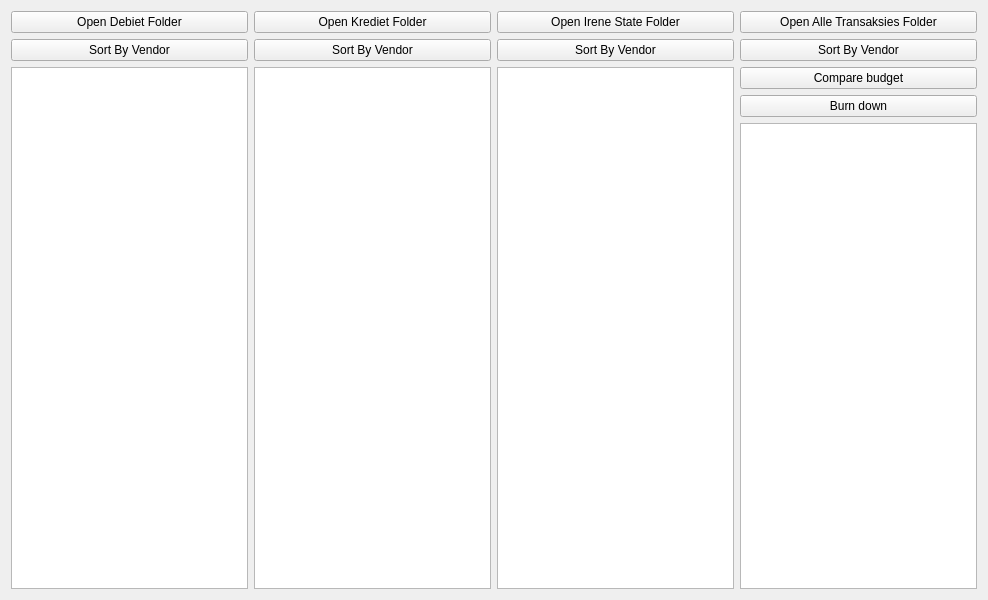
<?xml version="1.0" encoding="UTF-8"?>
<ui version="4.0">
 <class>StateMainWindow</class>
 <widget class="QWidget" name="StateMainWindow">
  <property name="geometry">
   <rect>
    <x>0</x>
    <y>0</y>
    <width>988</width>
    <height>600</height>
   </rect>
  </property>
  <property name="windowTitle">
   <string>StateMainWindow</string>
  </property>
  <layout class="QGridLayout" name="gridLayout">
   <item row="0" column="0">
    <layout class="QVBoxLayout" name="verticalLayout">
     <item>
      <layout class="QHBoxLayout" name="horizontalLayout">
       <item>
        <layout class="QVBoxLayout" name="DebietVerticalLayout">
         <item>
          <widget class="QPushButton" name="buttonDebietOpenFolder">
           <property name="text">
            <string>Open Debiet Folder</string>
           </property>
          </widget>
         </item>
         <item>
          <widget class="QPushButton" name="buttonDebietSortVendor">
           <property name="text">
            <string>Sort By Vendor</string>
           </property>
          </widget>
         </item>
         <item>
          <widget class="QListView" name="ListViewDebietFiles"/>
         </item>
        </layout>
       </item>
       <item>
        <layout class="QVBoxLayout" name="KredietVerticalLayout">
         <item>
          <widget class="QPushButton" name="buttonKredietOpenFolder">
           <property name="text">
            <string>Open Krediet Folder</string>
           </property>
          </widget>
         </item>
         <item>
          <widget class="QPushButton" name="buttonKredietSortVendor">
           <property name="text">
            <string>Sort By Vendor</string>
           </property>
          </widget>
         </item>
         <item>
          <widget class="QListView" name="ListViewKredietFiles"/>
         </item>
        </layout>
       </item>
       <item>
        <layout class="QVBoxLayout" name="IreneStateVerticalLayout">
         <item>
          <widget class="QPushButton" name="buttonIreneOpenFolder">
           <property name="text">
            <string>Open Irene State Folder</string>
           </property>
          </widget>
         </item>
         <item>
          <widget class="QPushButton" name="buttonIreneSortVendor">
           <property name="text">
            <string>Sort By Vendor</string>
           </property>
          </widget>
         </item>
         <item>
          <widget class="QListView" name="listViewIrene"/>
         </item>
        </layout>
       </item>
       <item>
        <layout class="QVBoxLayout" name="AlleTransaskiesVerticalLayout">
         <item>
          <widget class="QPushButton" name="buttonAlleTranOpenFolder">
           <property name="text">
            <string>Open Alle Transaksies Folder</string>
           </property>
          </widget>
         </item>
         <item>
          <widget class="QPushButton" name="buttonAlleSortVendor">
           <property name="text">
            <string>Sort By Vendor</string>
           </property>
          </widget>
         </item>
         <item>
          <widget class="QPushButton" name="buttonCompareBudget">
           <property name="text">
            <string>Compare budget</string>
           </property>
          </widget>
         </item>
         <item>
          <widget class="QPushButton" name="buttonBurnDown">
           <property name="text">
            <string>Burn down</string>
           </property>
          </widget>
         </item>
         <item>
          <widget class="QListView" name="ListViewAlleTranFiles"/>
         </item>
        </layout>
       </item>
      </layout>
     </item>
    </layout>
   </item>
  </layout>
 </widget>
 <resources/>
 <connections/>
</ui>
